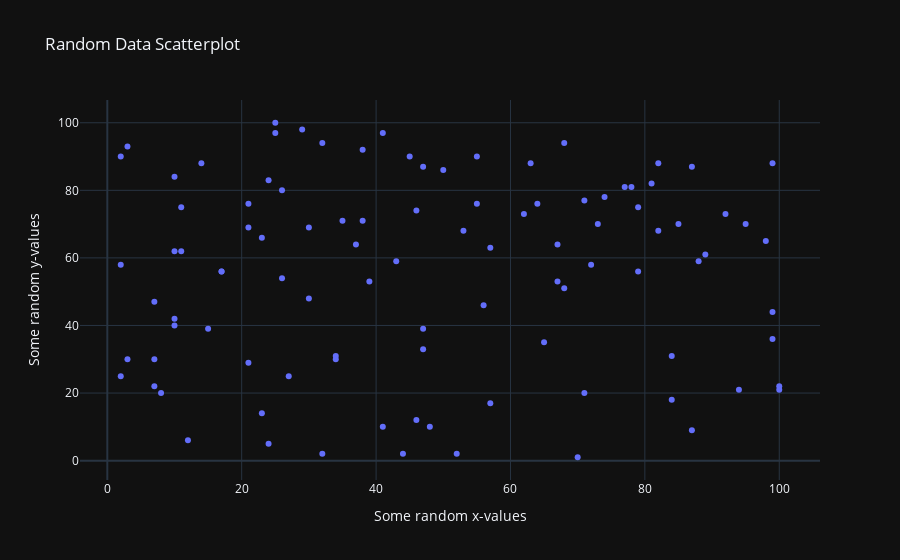

Notebook cell for this chart:
### Code cell
# 100 random integers from <1,100>
random_x = np.random.randint(1,101,100)
random_y = np.random.randint(1,101,100)

# create the data
data = [go.Scatter(
    x = random_x,
    y = random_y,
    mode = 'markers',
)]

# # create the layout
layout = go.Layout(
    title = 'Random Data Scatterplot', # Graph title
    xaxis = dict(title = 'Some random x-values'), # x-axis label
    yaxis = dict(title = 'Some random y-values'), # y-axis label
    hovermode ='closest' # handles multiple points landing on the same vertical
)

# create the figure
fig = go.Figure(data=data, layout=layout)
fig.show()

### Figure 1 — Plotly figure (JSON) as saved in the notebook; plotly's stock layout.template omitted (floating-point values rounded to 4 significant figures)
{"data": [{"mode": "markers", "x": [71, 8, 84, 87, 78, 17, 21, 87, 67, 38, 85, 94, 32, 92, 95, 71, 24, 10, 56, 27, 10, 100, 82, 45, 15, 7, 23, 63, 34, 25, 99, 2, 38, 77, 32, 39, 57, 10, 11, 23, 52, 46, 2, 47, 7, 7, 41, 98, 25, 99, 82, 17, 3, 84, 73, 67, 30, 35, 24, 57, 88, 68, 21, 47, 26, 74, 47, 55, 53, 72, 21, 14, 68, 100, 89, 55, 44, 99, 41, 81, 79, 29, 12, 10, 30, 64, 37, 2, 34, 43, 50, 26, 65, 11, 62, 79, 3, 48, 46, 70], "y": [77, 20, 18, 87, 81, 56, 29, 9, 53, 71, 70, 21, 2, 73, 70, 20, 5, 40, 46, 25, 84, 22, 88, 90, 39, 47, 66, 88, 31, 97, 44, 90, 92, 81, 94, 53, 17, 62, 75, 14, 2, 74, 25, 87, 30, 22, 10, 65, 100, 88, 68, 56, 30, 31, 70, 64, 69, 71, 83, 63, 59, 51, 76, 39, 54, 78, 33, 90, 68, 58, 69, 88, 94, 21, 61, 76, 2, 36, 97, 82, 75, 98, 6, 42, 48, 76, 64, 58, 30, 59, 86, 80, 35, 62, 73, 56, 93, 10, 12, 1], "type": "scatter"}], "layout": {"hovermode": "closest", "title": {"text": "Random Data Scatterplot"}, "xaxis": {"title": {"text": "Some random x-values"}}, "yaxis": {"title": {"text": "Some random y-values"}}}}
